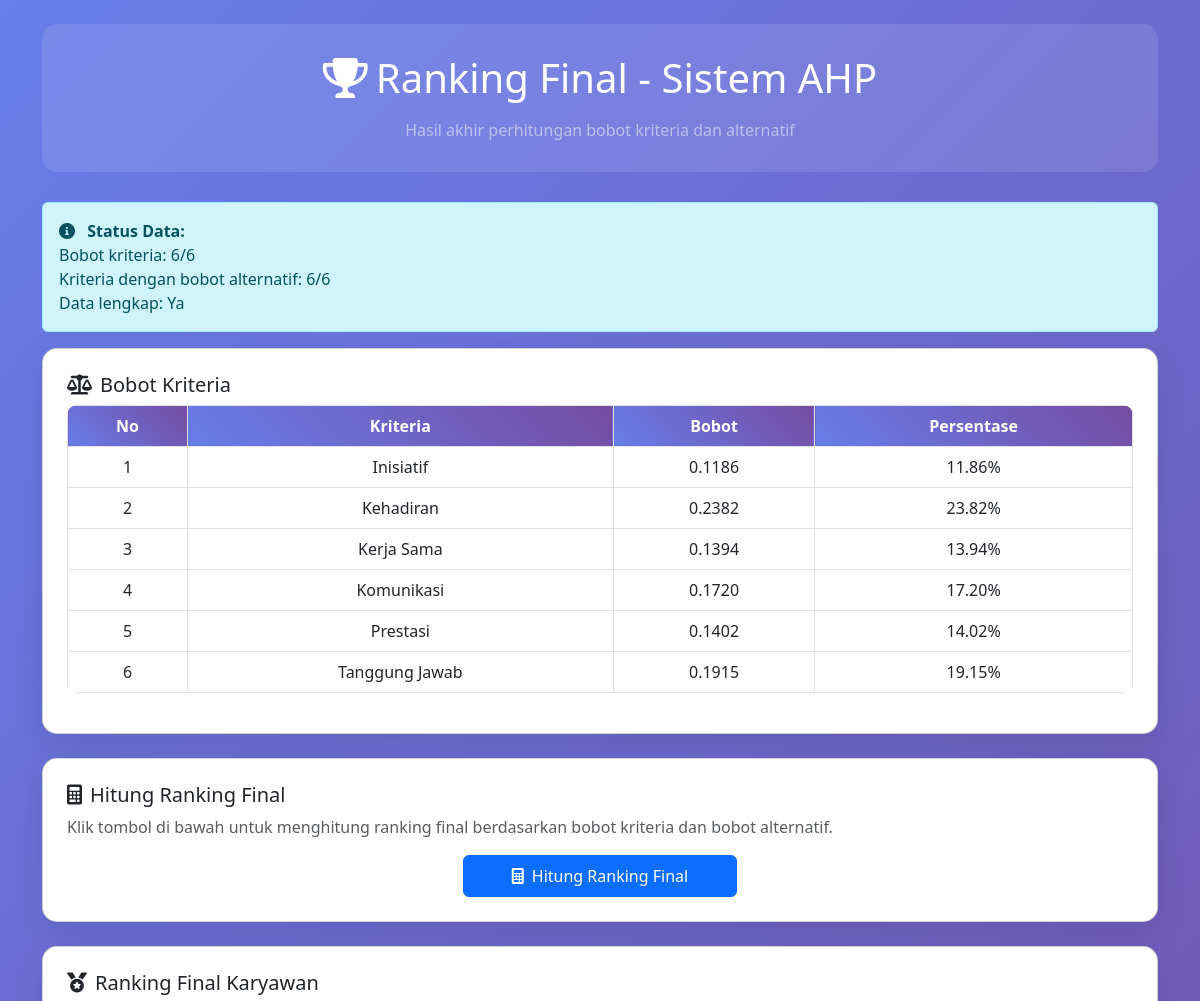
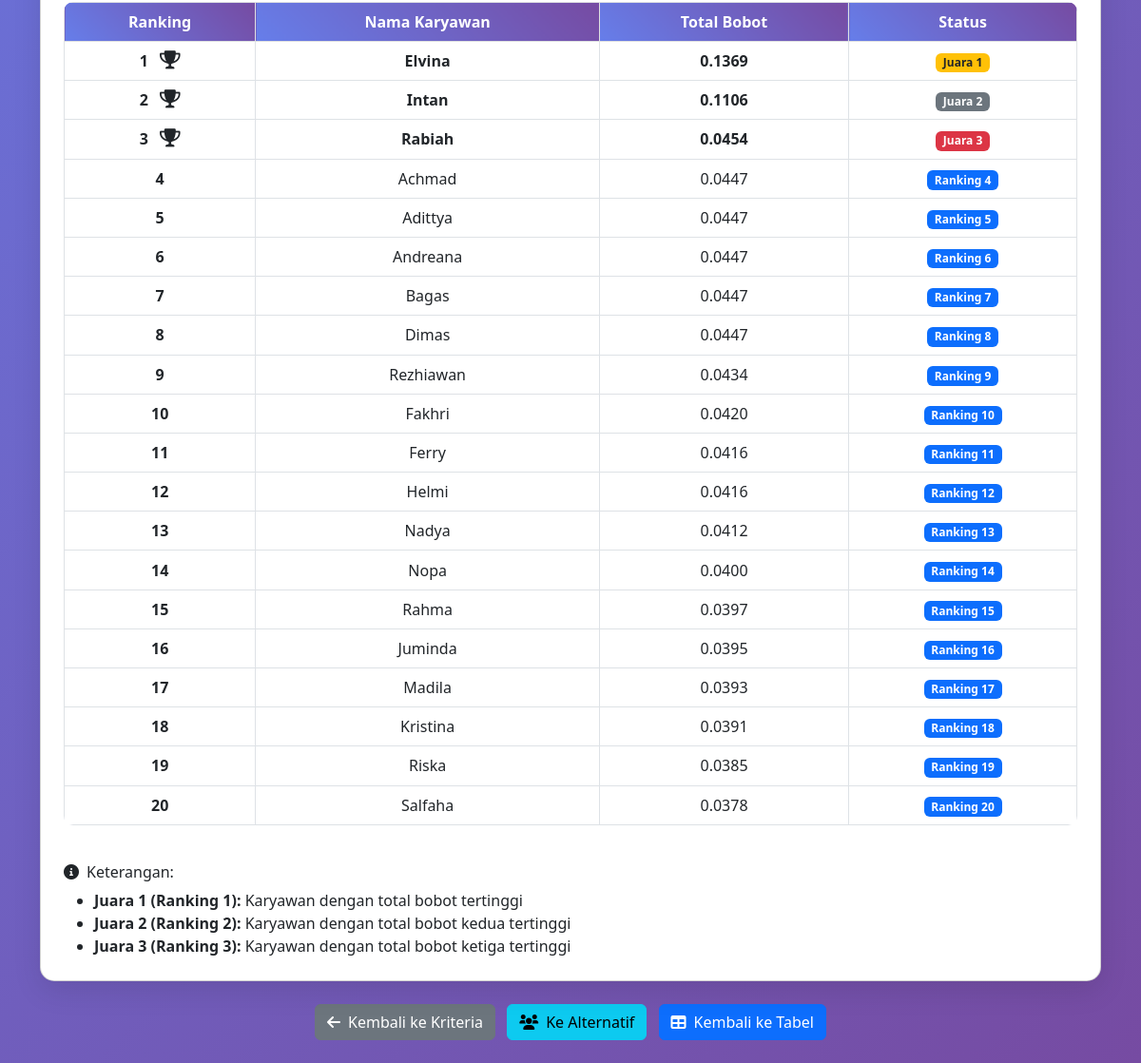
The app's page /ranking_final_new.php with its own data (2 pictures, top to bottom).
### tables this page shows
CREATE TABLE `bobot_ahp` (
  `id` int NOT NULL,
  `nama_kriteria` varchar(50) NOT NULL,
  `bobot` decimal(8,6) NOT NULL,
  `created_at` timestamp NULL DEFAULT CURRENT_TIMESTAMP
);

CREATE TABLE `ranking_final` (
  `id` int NOT NULL,
  `id_karyawan` int NOT NULL,
  `total_bobot` decimal(8,6) NOT NULL,
  `ranking` int NOT NULL,
  `created_at` timestamp NULL DEFAULT CURRENT_TIMESTAMP
);

CREATE TABLE `karyawan` (
  `id` int NOT NULL,
  `no_urut` int NOT NULL,
  `nama` varchar(100) NOT NULL,
  `kehadiran` decimal(5,2) NOT NULL DEFAULT '0.00',
  `komunikasi` decimal(5,2) NOT NULL DEFAULT '0.00',
  `tanggung_jawab` decimal(5,2) NOT NULL DEFAULT '0.00',
  `kerja_sama` decimal(5,2) NOT NULL DEFAULT '0.00',
  `prestasi` decimal(5,2) NOT NULL DEFAULT '0.00',
  `inisiatif` decimal(5,2) NOT NULL DEFAULT '0.00',
  `nilai_akhir` decimal(5,2) NOT NULL DEFAULT '0.00',
  `created_at` timestamp NULL DEFAULT CURRENT_TIMESTAMP,
  `updated_at` timestamp NULL DEFAULT CURRENT_TIMESTAMP ON UPDATE CURRENT_TIMESTAMP
);

### ranking_final_new.php (the view, shortened to what this page needs)
<?php
require_once 'database_config.php';
$label_kriteria = [
    'kehadiran' => 'Kehadiran',
    'komunikasi' => 'Komunikasi',
    'tanggung_jawab' => 'Tanggung Jawab',
    'kerja_sama' => 'Kerja Sama',
    'prestasi' => 'Prestasi',
    'inisiatif' => 'Inisiatif'
];
$ranking_final = [];
try {
    $stmt = $pdo->query('SELECT rf.*, k.nama FROM ranking_final rf JOIN karyawan k ON rf.id_karyawan = k.id ORDER BY rf.ranking');
    while ($row = $stmt->fetch()) {
        $ranking_final[] = $row;
    }
} catch (Exception $e) {
}
$bobot_kriteria_display = [];
try {
    $stmt = $pdo->query('SELECT * FROM bobot_ahp ORDER BY nama_kriteria');
    while ($row = $stmt->fetch()) {
        $bobot_kriteria_display[] = $row;
    }
} catch (Exception $e) {
}
$data_lengkap = true;
try {
    $stmt = $pdo->query('SELECT COUNT(*) as total FROM bobot_ahp');
    $total_bobot_kriteria = $stmt->fetchColumn();
    $stmt = $pdo->query('SELECT COUNT(DISTINCT kriteria) as total FROM bobot_alternatif');
    $total_bobot_alternatif = $stmt->fetchColumn();
} catch (Exception $e) {
    $data_lengkap = false;
}
?>
<!DOCTYPE html>
<html lang="id">
<head>
    <link href="https://cdn.jsdelivr.net/npm/bootstrap@5.3.0/dist/css/bootstrap.min.css" rel="stylesheet">
    <link href="https://cdnjs.cloudflare.com/ajax/libs/font-awesome/6.0.0/css/all.min.css" rel="stylesheet">
</head>
<body>
<div class="container py-4">
    <div class="header-section text-center">
        <h1 class="text-white mb-3"><i class="fas fa-trophy me-2"></i>Ranking Final - Sistem AHP</h1>
        <p class="text-white-50 mb-0">Hasil akhir perhitungan bobot kriteria dan alternatif</p>
    </div>
    <div class="alert alert-info">
        <i class="fas fa-info-circle me-2"></i>
        <strong>Status Data:</strong><br>
        Bobot kriteria: <?= $total_bobot_kriteria ?? 0 ?>/6<br>
        Kriteria dengan bobot alternatif: <?= $total_bobot_alternatif ?? 0 ?>/6<br>
        Data lengkap: <?= $data_lengkap ? 'Ya' : 'Tidak' ?>
    </div>
    <div class="card p-4 mb-4">
        <h5><i class="fas fa-balance-scale me-2"></i>Bobot Kriteria</h5>
        <?php if (!empty($bobot_kriteria_display)): ?>
        <div class="table-responsive">
            <table class="table table-bordered align-middle">
                <thead class="table-light">
                    <tr>
                        <th>No</th>
                        <th>Kriteria</th>
                        <th>Bobot</th>
                        <th>Persentase</th>
                    </tr>
                </thead>
                <tbody>
                    <?php foreach ($bobot_kriteria_display as $index => $bobot): ?>
                    <tr>
                        <td><?= $index + 1 ?></td>
                        <td><?= $label_kriteria[$bobot['nama_kriteria']] ?></td>
                        <td><?= number_format($bobot['bobot'], 4) ?></td>
                        <td><?= number_format($bobot['bobot'] * 100, 2) ?>%</td>
                    </tr>
                    <?php endforeach; ?>
                </tbody>
            </table>
        </div>
        <?php endif; ?>
    </div>
    <?php if ($data_lengkap): ?>
    <div class="card p-4 mb-4">
        <h5><i class="fas fa-calculator me-2"></i>Hitung Ranking Final</h5>
        <p class="text-muted">Klik tombol di bawah untuk menghitung ranking final berdasarkan bobot kriteria dan bobot alternatif.</p>
        <form method="POST">
            <div class="text-center">
                <button type="submit" class="btn btn-primary px-5 py-2">
                    <i class="fas fa-calculator me-2"></i>Hitung Ranking Final
                </button>
            </div>
        </form>
    </div>
    <?php endif; ?>
    <?php if (!empty($ranking_final)): ?>
    <div class="card p-4 mb-4">
        <h5><i class="fas fa-medal me-2"></i>Ranking Final Karyawan</h5>
        <div class="table-responsive">
            <table class="table table-bordered align-middle">
                <thead class="table-light">
                    <tr>
                        <th>Ranking</th>
                        <th>Nama Karyawan</th>
                        <th>Total Bobot</th>
                        <th>Status</th>
                    </tr>
                </thead>
                <tbody>
                    <?php foreach ($ranking_final as $index => $rank): ?>
                    <tr class="<?= $rank['ranking'] == 1 ? 'ranking-1' : ($rank['ranking'] == 2 ? 'ranking-2' : ($rank['ranking'] == 3 ? 'ranking-3' : '')) ?>">
                        <td>
                            <strong><?= $rank['ranking'] ?></strong>
                            <?php if ($rank['ranking'] <= 3): ?>
                            <i class="fas fa-trophy trophy-icon ms-2"></i>
                            <?php endif; ?>
                        </td>
                        <td><?= htmlspecialchars($rank['nama']) ?></td>
                        <td><?= number_format($rank['total_bobot'], 4) ?></td>
                        <td>
                            <?php if ($rank['ranking'] == 1): ?>
                                <span class="badge bg-warning text-dark">Juara 1</span>
                            <?php elseif ($rank['ranking'] == 2): ?>
                                <span class="badge bg-secondary">Juara 2</span>
                            <?php elseif ($rank['ranking'] == 3): ?>
                                <span class="badge bg-danger">Juara 3</span>
                            <?php else: ?>
                                <span class="badge bg-primary">Ranking <?= $rank['ranking'] ?></span>
                            <?php endif; ?>
                        </td>
                    </tr>
                    <?php endforeach; ?>
                </tbody>
            </table>
        </div>
        <div class="mt-4">
            <h6><i class="fas fa-info-circle me-2"></i>Keterangan:</h6>
            <ul class="mb-0">
                <li><strong>Juara 1 (Ranking 1):</strong> Karyawan dengan total bobot tertinggi</li>
                <li><strong>Juara 2 (Ranking 2):</strong> Karyawan dengan total bobot kedua tertinggi</li>
                <li><strong>Juara 3 (Ranking 3):</strong> Karyawan dengan total bobot ketiga tertinggi</li>
            </ul>
        </div>
    </div>
    <?php endif; ?>
    <div class="text-center mt-4">
        <a href="ahp_kriteria.php" class="btn btn-secondary me-2">
            <i class="fas fa-arrow-left me-2"></i>Kembali ke Kriteria
        </a>
        <a href="ahp_alternatif.php" class="btn btn-info me-2">
            <i class="fas fa-users me-2"></i>Ke Alternatif
        </a>
        <a href="tabel_database.php" class="btn btn-primary">
            <i class="fas fa-table me-2"></i>Kembali ke Tabel
        </a>
    </div>
</div>
</body>
</html>

### ranking_final_new.php (style rules this page uses)
body { background: linear-gradient(135deg, #667eea 0%, #764ba2 100%); min-height: 100vh; }
.card { border-radius: 15px; box-shadow: 0 10px 30px rgba(0,0,0,0.1); }
.header-section { background: rgba(255,255,255,0.1); border-radius: 15px; padding: 30px; margin-bottom: 30px; }
.table { background: white; border-radius: 10px; overflow: hidden; }
.table th { background: linear-gradient(45deg, #667eea, #764ba2); color: white; text-align: center; font-weight: 600; }
.table td { text-align: center; vertical-align: middle; }
.ranking-1 { background-color: #ffd700; font-weight: bold; }
.ranking-2 { background-color: #c0c0c0; font-weight: bold; }
.ranking-3 { background-color: #cd7f32; font-weight: bold; }
.trophy-icon { font-size: 1.2em; }

### records on screen
bobot_ahp: nama_kriteria "Inisiatif", bobot "0.1186", $bobot['bobot']*100 "11.86"
bobot_ahp: nama_kriteria "Kehadiran", bobot "0.2382", $bobot['bobot']*100 "23.82"
bobot_ahp: nama_kriteria "Kerja Sama", bobot "0.1394", $bobot['bobot']*100 "13.94"
bobot_ahp: nama_kriteria "Komunikasi", bobot "0.1720", $bobot['bobot']*100 "17.20"
bobot_ahp: nama_kriteria "Prestasi", bobot "0.1402", $bobot['bobot']*100 "14.02"
bobot_ahp: nama_kriteria "Tanggung Jawab", bobot "0.1915", $bobot['bobot']*100 "19.15"
ranking_final: ranking "1", id_karyawan.nama "Elvina", total_bobot "0.1369", shows "Juara 1"
ranking_final: ranking "2", id_karyawan.nama "Intan", total_bobot "0.1106", shows "Juara 2"
ranking_final: ranking "3", id_karyawan.nama "Rabiah", total_bobot "0.0454", shows "Juara 3"
ranking_final: ranking "4", id_karyawan.nama "Achmad", total_bobot "0.0447"
ranking_final: ranking "5", id_karyawan.nama "Adittya", total_bobot "0.0447"
ranking_final: ranking "6", id_karyawan.nama "Andreana", total_bobot "0.0447"
ranking_final: ranking "7", id_karyawan.nama "Bagas", total_bobot "0.0447"
ranking_final: ranking "8", id_karyawan.nama "Dimas", total_bobot "0.0447"
ranking_final: ranking "9", id_karyawan.nama "Rezhiawan", total_bobot "0.0434"
ranking_final: ranking "10", id_karyawan.nama "Fakhri", total_bobot "0.0420"
ranking_final: ranking "11", id_karyawan.nama "Ferry", total_bobot "0.0416"
ranking_final: ranking "12", id_karyawan.nama "Helmi", total_bobot "0.0416"
ranking_final: ranking "13", id_karyawan.nama "Nadya", total_bobot "0.0412"
ranking_final: ranking "14", id_karyawan.nama "Nopa", total_bobot "0.0400"
ranking_final: ranking "15", id_karyawan.nama "Rahma", total_bobot "0.0397"
ranking_final: ranking "16", id_karyawan.nama "Juminda", total_bobot "0.0395"
ranking_final: ranking "17", id_karyawan.nama "Madila", total_bobot "0.0393"
ranking_final: ranking "18", id_karyawan.nama "Kristina", total_bobot "0.0391"
ranking_final: ranking "19", id_karyawan.nama "Riska", total_bobot "0.0385"
ranking_final: ranking "20", id_karyawan.nama "Salfaha", total_bobot "0.0378"

### other values on screen
$total_bobot_kriteria "6"
$total_bobot_alternatif "6"
